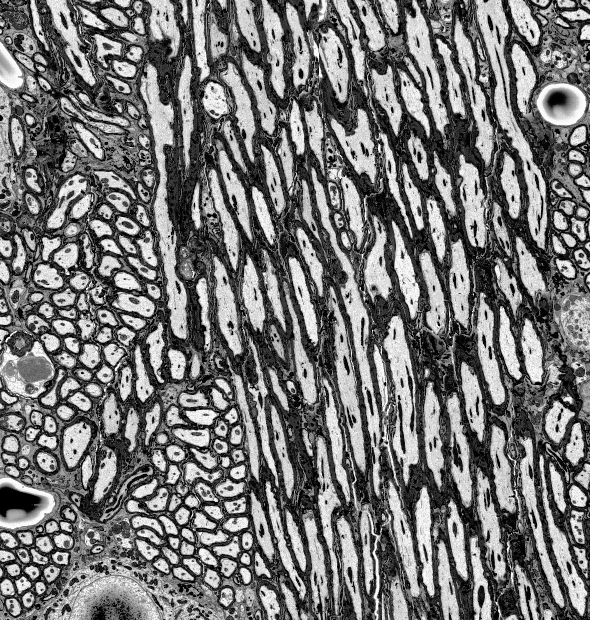
#> input picture cropedEM/Crop_mendedEM-0034.tiff, 590 x 620 px, given in place of cropedEM, which was not available
$ python multisaar.py cropedEM out   (Python 2 division)   (older library calls are emulated)
#> lines starting #> are read from the running program, lines starting #| are printed output that depends on the picture; after the words box and inside, x2 and y2 are one past the last pixel; in counts of white or black regions, pixels touching at a corner belong together; pictures that were not available may be replaced by others from this repository, and a replacement may not be noted
import cv2
import numpy as np
import os
import sys
import glob
import code
import tifffile
from timeit import default_timer as timer

from scipy import ndimage as nd

from skimage import measure
try:
    from skimage import filters
except ImportError:
    from skimage import filter as filters

import matplotlib.pyplot as plt

import multiprocessing
from multiprocessing.dummy import Pool as ThreadPool
import functools

NUMBERCORES = multiprocessing.cpu_count()
print "Found " + str(NUMBERCORES) + " number of cores. Using " + str(NUMBERCORES - 1) + "."
NUMBERCORES -= 1

def adjustThresh(originalImg, value):
	ret,thresh1 = cv2.threshold(originalImg, int(value), 255, cv2.THRESH_BINARY)
	kernel = np.ones((2,2),np.uint8)
	#thresh1 = cv2.morphologyEx(thresh1, cv2.MORPH_OPEN, kernel)
	thresh1 = cv2.morphologyEx(thresh1, cv2.MORPH_CLOSE, kernel)
	return thresh1

def nothing(x):
    pass

def processEntireStack(path, threshValue, emPaths):
	pool = ThreadPool(NUMBERCORES)
	emImages = [cv2.imread(emPaths[z], -1) for z in xrange(len(emPaths))]
	result = pool.map(functools.partial(adjustThresh, value = threshValue), emImages)
	result2 = pool.map(contourAndErode, result)
	print "length of result: " + str(len(result2))
	return result2

def contourAndErode(threshImg):
	blank = np.zeros(threshImg.shape)
	kernel = np.ones((3,3),np.uint8)
	if cv2.__version__[0] == '3':
		contourImage, contours, hierarchy = cv2.findContours(threshImg, cv2.RETR_LIST, cv2.CHAIN_APPROX_NONE )
	else:
		contours, hierarchy = cv2.findContours(threshImg, cv2.RETR_LIST, cv2.CHAIN_APPROX_NONE )
	cv2.drawContours(blank, contours, -1, (255,255,255), -1)
	kernel = np.ones((2,2),np.uint8)
	blank = cv2.morphologyEx(blank, cv2.MORPH_CLOSE, kernel)

	blank = cv2.erode(blank, kernel, 1)
	return blank

def cleanLabels(img):
	kernel = np.ones((14,14),np.uint8)
	blankResult = np.zeros(img.shape, dtype=np.uint16)
	uniqueLabels = np.unique(img)[1:]
	for lab in uniqueLabels:
		indices = np.where(img==lab)
		if (indices[0].size < 10):
			#print "small label detected, skipping..."
			continue
		blankImg = np.zeros(img.shape)
		blankImg[indices] = 99999
		img[indices] = 0

		blankImg = cv2.dilate(blankImg, kernel, 2)
		blankImg = cv2.erode(blankImg, kernel, 1)
		blankResult[np.nonzero(blankImg)] = lab
	return blankResult

def main():
	emFolderPath = sys.argv[1]
	emPaths = sorted(glob.glob(emFolderPath +'*'))
	outputFolderPath = sys.argv[2]

	em = emPaths[0]
	img = cv2.imread(em, -1)
#> img is the input picture: shape (620, 590); min 0, max 253, mean 117.6
	oldThresh = 200
	cv2.namedWindow('image')

	# create trackbars for picking threshold
	cv2.createTrackbar('Threshold', 'image', 0, 255, nothing)
#> slider 'Threshold' is set to 85
	threshImg = img
	while(1):
		try:
			cv2.imshow('image', threshImg)
		except:
			print 'WARNING: cv2 did not read the image correctly'
		k = cv2.waitKey(1)
#> (key Esc is pressed here)
		if k == 32:
			break
		# get current positions of four trackbars
		r = cv2.getTrackbarPos('Threshold','image')
		if (r != oldThresh):
			oldThresh = r
			threshImg = adjustThresh(img, r)
#> in adjustThresh, `ret,thresh1 = cv2.threshold(originalImg, int(value), 255, cv2.THRESH_B..`:
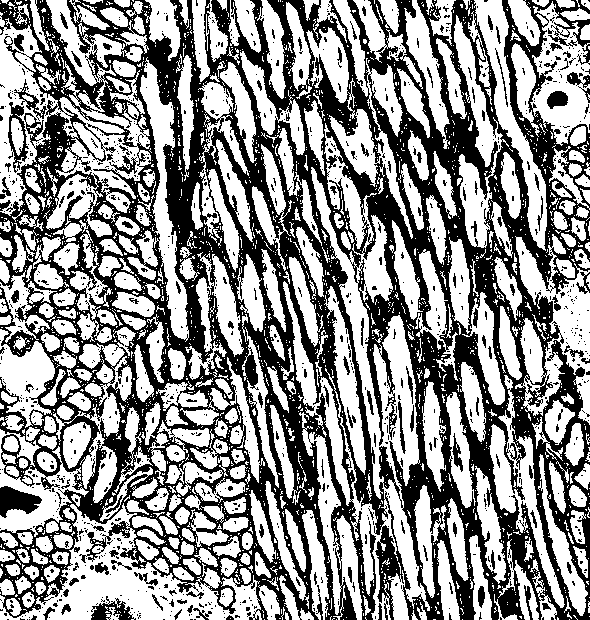
#> thresh1: shape (620, 590); 56.6% white; 1166 black regions (1038 under 20 px), largest, box (x1, y1, x2, y2) and area: (0, 0, 590, 620) 146579, (0, 486, 42, 518) 811, (8, 102, 29, 173) 518
#> in adjustThresh, `ret,thresh1 = cv2.threshold(originalImg, int(value), 255, cv2.THRESH_B..`: ret = 85
#> in adjustThresh, `thresh1 = cv2.morphologyEx(thresh1, cv2.MORPH_CLOSE, kernel)`:
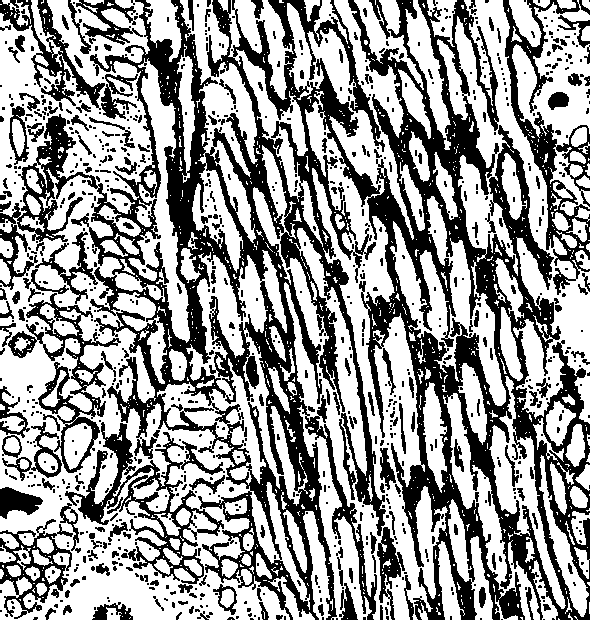
#> thresh1: shape (620, 590); 59.9% white; 892 black regions (671 under 20 px), largest, box (x1, y1, x2, y2) and area: (0, 0, 590, 620) 103094, (65, 422, 225, 584) 5654, (503, 0, 590, 295) 5625

	cv2.destroyAllWindows()
	startMain = timer()
	print "Contouring entire stack..."
	blank = processEntireStack('ok', oldThresh, emPaths)
#> in processEntireStack, `emImages = [cv2.imread(emPaths[z], -1) for z in xrange(len(emPaths))]`: emImages = 1 item
#| length of result: 1
#> blank = 1 item
	blank = np.dstack(blank)
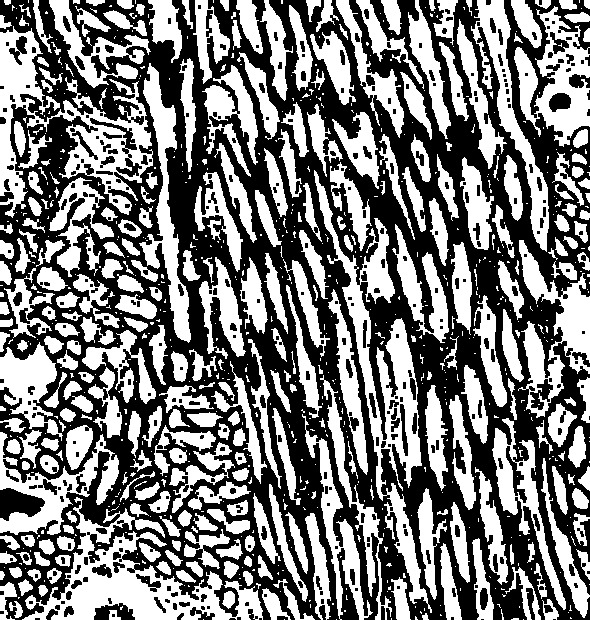
#> blank: shape (620, 590, 1) float64; 48% white; 859 white regions (545 under 20 px), largest, box (x1, y1, x2, y2) and area: (314, 170, 432, 613) 9417, (22, 497, 263, 620) 9085, (0, 26, 153, 218) 8829
	endContourStack = timer() - startMain
	start = timer()
	print "Finding connection..."
	labels = nd.measurements.label(blank)
	labels = labels[0]
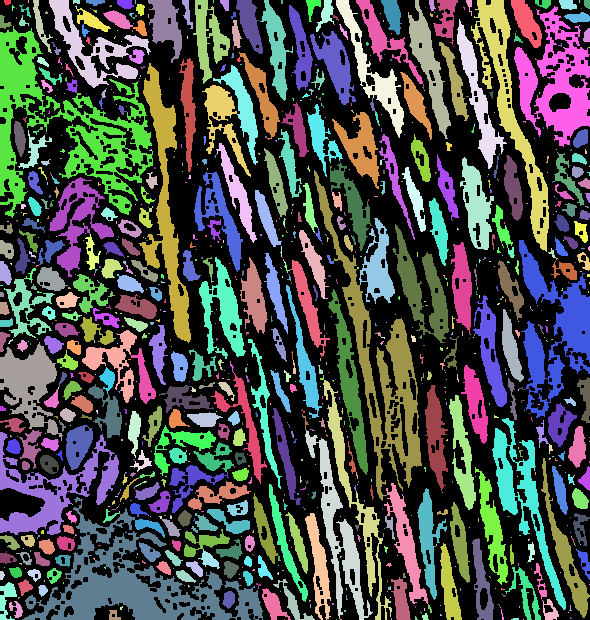
#> labels: shape (620, 590, 1) int32; 1061 distinct labels, from 0 to 1060; one colour per label, 0 black
	endConnections = timer() - start

	print "Cleaning labels..."
	pool = ThreadPool(NUMBERCORES)
	labels = np.dstack(pool.map(cleanLabels, np.dsplit(labels, labels.shape[2])))
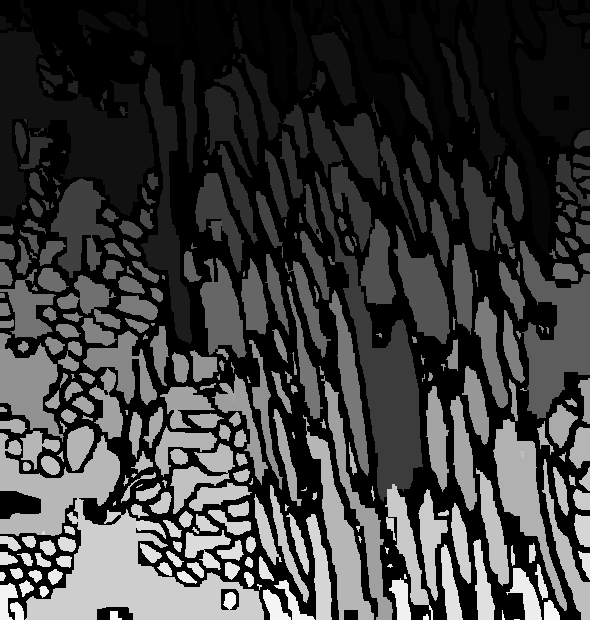
#> labels: shape (620, 590, 1) uint16; min 0, max 1055, mean 254; drawn with min black and max white
	labels = np.uint16(labels)
	endClean = timer() - start

	print "Writing file..."
	start = timer()
	for each in xrange(labels.shape[2]):
		print each
		#code.interact(local=locals())
		img = labels[:,:,each]
		tifffile.imsave(outputFolderPath + str(each).zfill(4) + '.tif', img)
	endWritingFile = timer() - start

	endTime = timer()

	with open('runStats_multi2.txt', 'w') as f:
		f.write('Run Stats \n')
		f.write('Run start: ' + str(startMain) + '\n')
		f.write('Total time: '+ str(endTime - startMain) + '\n')
		f.write('Contour time: ' + str(endContourStack) + '\n')
		f.write('Connection time: ' + str(endConnections) + '\n')
		f.write('Clean time: ' + str(endClean) + '\n')
		f.write('Writing file time: ' + str(endWritingFile) + '\n')
		f.write('Total number of labels: ' + str(len(np.unique(labels))))


cv2.destroyAllWindows()

if __name__ == "__main__":
	main()

$ run again, on cropedEM/Crop_mendedEM-0039.tiff
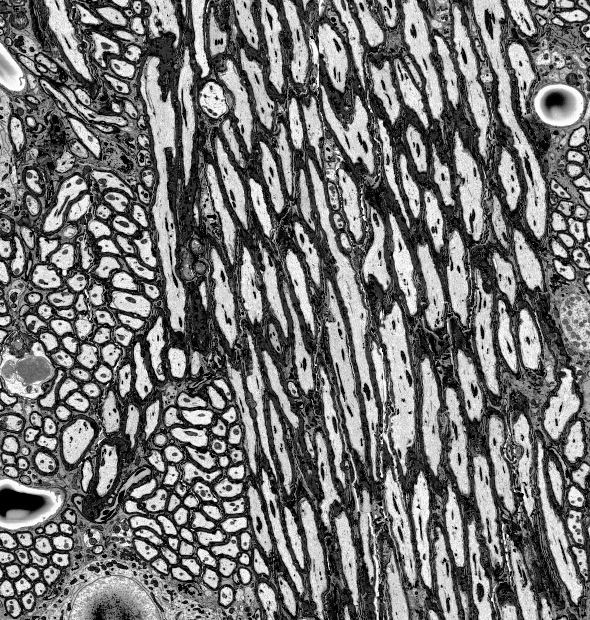
#> input picture cropedEM/Crop_mendedEM-0039.tiff, 590 x 620 px, given in place of cropedEM, which was not available
#> in main, img is the input picture: shape (620, 590); min 0, max 253, mean 117.2
#> in adjustThresh, `ret,thresh1 = cv2.threshold(originalImg, int(value), 255, cv2.THRESH_B..`:
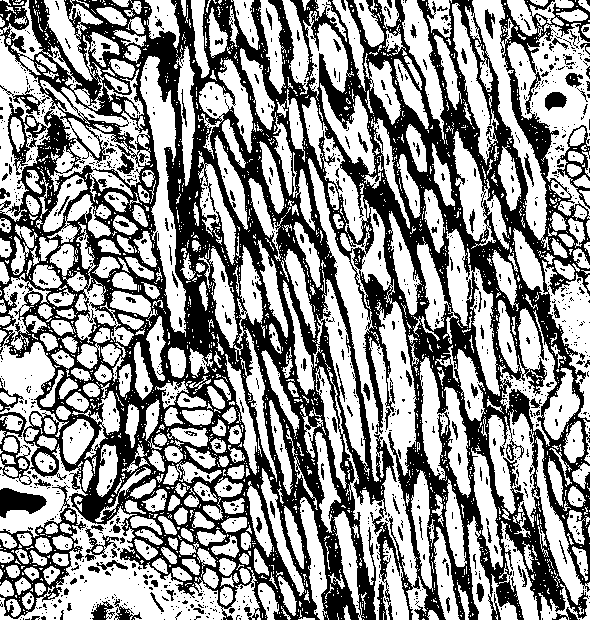
#> thresh1: shape (620, 590); 56.9% white; 1316 black regions (1176 under 20 px), largest, box (x1, y1, x2, y2) and area: (0, 0, 590, 620) 142410, (0, 485, 86, 619) 2695, (0, 488, 47, 518) 866
#> ret = 85
#> emImages = 1 item
#| length of result: 1
#> in main, `labels = np.dstack(pool.map(cleanLabels, np.dsplit(labels, labels.shap..`:
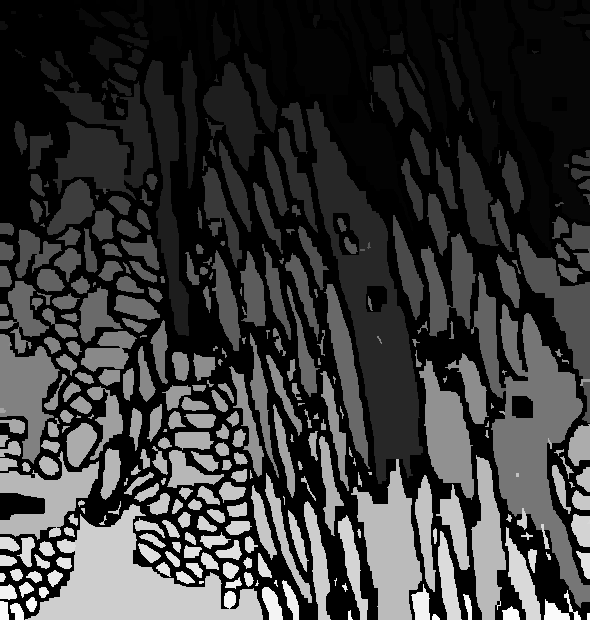
#> labels: shape (620, 590, 1) uint16; min 0, max 1130, mean 257.8; drawn with min black and max white

$ run again, on cropedEM/Crop_mendedEM-0048.tiff
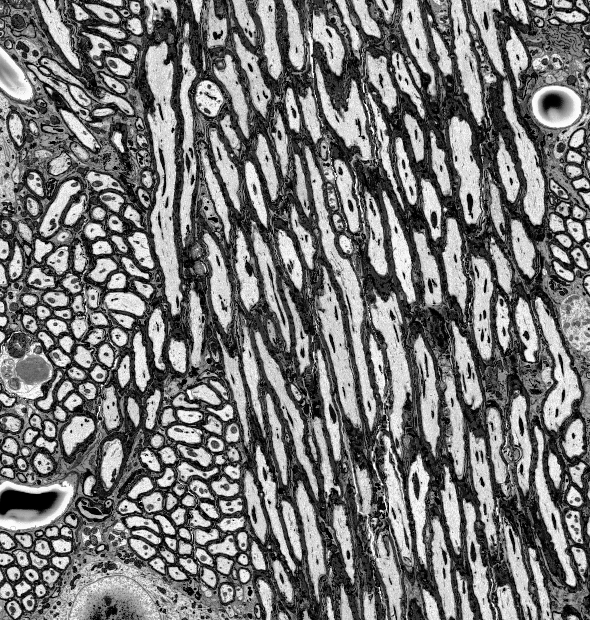
#> input picture cropedEM/Crop_mendedEM-0048.tiff, 590 x 620 px, given in place of cropedEM, which was not available
#> in main, img is the input picture: shape (620, 590); min 0, max 253, mean 118.9
#> in adjustThresh, `ret,thresh1 = cv2.threshold(originalImg, int(value), 255, cv2.THRESH_B..`:
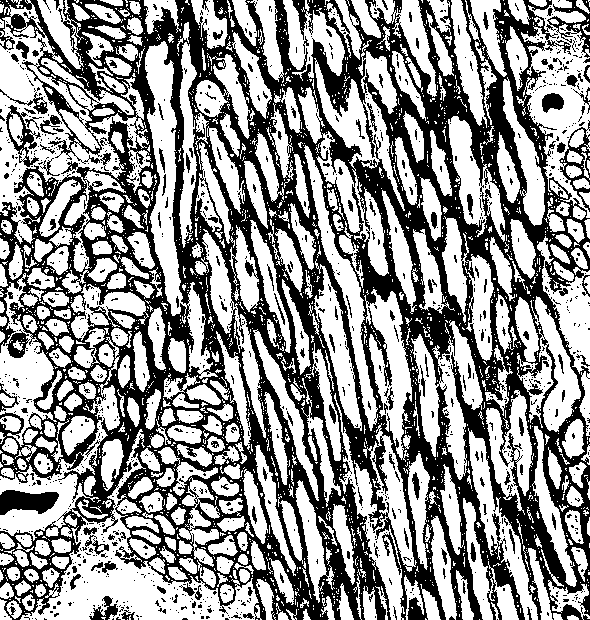
#> thresh1: shape (620, 590); 57.6% white; 1239 black regions (1092 under 20 px), largest, box (x1, y1, x2, y2) and area: (0, 0, 590, 620) 141847, (0, 490, 59, 515) 1047, (559, 120, 590, 212) 720
#> ret = 85
#> emImages = 1 item
#| length of result: 1
#> in main, `labels = np.dstack(pool.map(cleanLabels, np.dsplit(labels, labels.shap..`:
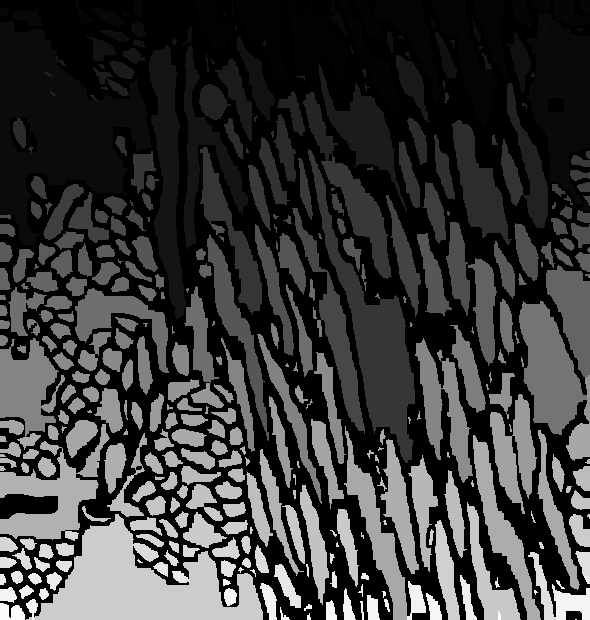
#> labels: shape (620, 590, 1) uint16; min 0, max 1049, mean 238.2; drawn with min black and max white
